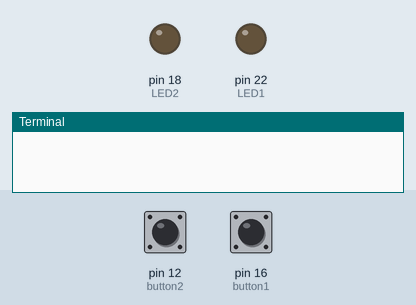
Recording of a program running on a simulated Raspberry Pi (header pin numbers). Parts: output pins drawn as LEDs (lit = HIGH), the last lines printed to the terminal. Dashed ring = blinking. The test bench sets the inputs (shaded band); at power-on: pin 12 (button2) HIGH, pin 16 (button1) HIGH.

Above: at 1.2 s.
1.3 s: pin 12 (button2) pulled LOW for 3.2 s
At 4.8 s:
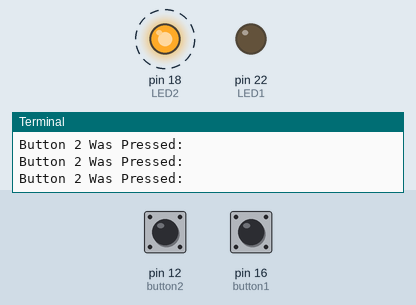
6.0 s: pin 16 (button1) pulled LOW for 0.15 s
At 7.2 s:
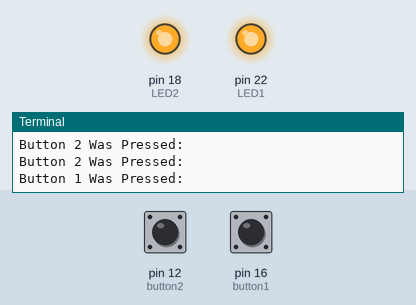
7.6 s: pin 12 (button2) pulled LOW for 0.15 s
At 8.5 s:
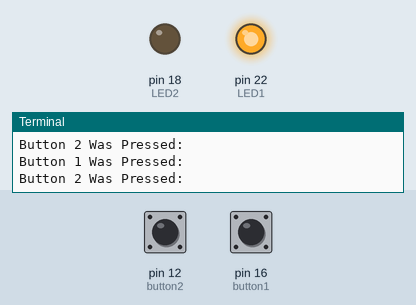
9.2 s: pin 16 (button1) pulled LOW for 3.2 s
At 10.1 s:
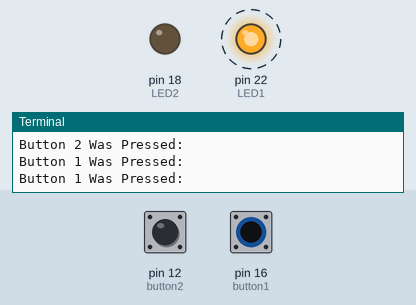
Timing chart, 0 to 13.7 s (numbered marks = the images above; inputs shaded):
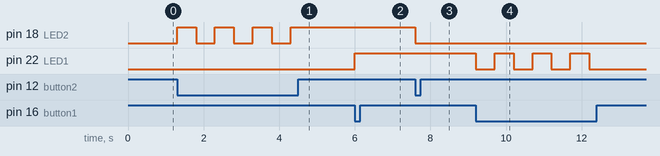

The program:

RPi-5-buttonLED.py
```python
#!/usr/bin/env python3
########################################################################
# Filename    : RPi-5-buttonLED.py
# Description : Controla dos LEDS con dos botones.
# Author      : jcondea
# modification: 2020/10/06
########################################################################
from time import sleep     # Import sleep Library
import RPi.GPIO as GPIO    # Import GPIO Library
GPIO.setmode(GPIO.BOARD)   # Use Physical Pin Numbering Scheme
button1=16                 # Button 1 is connected to physical pin 16
button2=12                 # Button 2 is connected to physical pin 12
LED1=22                    # LED 1 is connected to physical pin 22
LED2=18                    # LED 2 is connected to physical pin 18
GPIO.setup(button1,GPIO.IN,pull_up_down=GPIO.PUD_UP) # Make button1 an input, Activate Pull UP Resistor
GPIO.setup(button2,GPIO.IN,pull_up_down=GPIO.PUD_UP) # Make button 2 an input, Activate Pull Up Resistor
GPIO.setup(LED1,GPIO.OUT,) # Make LED 1 an Output
GPIO.setup(LED2,GPIO.OUT)  # Make LED 2 an Output
BS1=False                  # Set Flag BS1 to indicate LED is initially off
BS2=False                  # Set Flag BS2 to indicate LED is initially off
while(1):                  # Create an infinite Loop
        if GPIO.input(button1)==0:            # Look for button 1 press
                print ("Button 1 Was Pressed:")
                if BS1==False:                # If the LED is off
                        GPIO.output(LED1,True)# turn it on
                        BS1=True              # Set Flag to show LED1 is now On
                        sleep(.5)             # Delay
                else:                         # If the LED is on
                        GPIO.output(LED1,False) # Turn LED off
                        BS1=False               # Set Flag to show LED1 is now Off
                        sleep(.5)
        if GPIO.input(button2)==0: #Repeat above for LED 2 and button 2
                print ("Button 2 Was Pressed:")
                if BS2==False:
                        GPIO.output(LED2,True)
                        BS2=True
                        sleep(.5)
                else:
                        GPIO.output(LED2,False)
                        BS2=False
                        sleep(.5)
```

Measured:
- after the input at 1.3 s, pin 18 (LED2): alternates HIGH for 0.50 s and LOW for 0.50 s, 7 changes in all, then stays HIGH, starting at once
- after the input at 6.0 s, pin 22 (LED1): LOW → HIGH at once
- after the input at 7.6 s, pin 18 (LED2): HIGH → LOW at once
- after the input at 9.2 s, pin 22 (LED1): alternates HIGH for 0.50 s and LOW for 0.50 s, 7 changes in all, then stays LOW, starting at once
